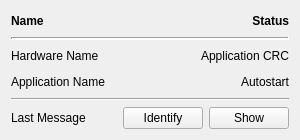
<?xml version="1.0" encoding="UTF-8"?>
<ui version="4.0">
 <class>BusDeviceWidget</class>
 <widget class="QWidget" name="BusDeviceWidget">
  <property name="geometry">
   <rect>
    <x>0</x>
    <y>0</y>
    <width>300</width>
    <height>140</height>
   </rect>
  </property>
  <layout class="QVBoxLayout" name="verticalLayout">
   <item>
    <layout class="QHBoxLayout" name="horizontalLayout">
     <item>
      <widget class="QLabel" name="deviceNameLabel">
       <property name="font">
        <font>
         <bold>true</bold>
        </font>
       </property>
       <property name="text">
        <string>Name</string>
       </property>
      </widget>
     </item>
     <item>
      <widget class="QLabel" name="appStatusLabel">
       <property name="font">
        <font>
         <bold>true</bold>
        </font>
       </property>
       <property name="text">
        <string>Status</string>
       </property>
       <property name="alignment">
        <set>Qt::AlignRight|Qt::AlignTrailing|Qt::AlignVCenter</set>
       </property>
      </widget>
     </item>
    </layout>
   </item>
   <item>
    <widget class="Line" name="line">
     <property name="lineWidth">
      <number>2</number>
     </property>
     <property name="orientation">
      <enum>Qt::Horizontal</enum>
     </property>
    </widget>
   </item>
   <item>
    <layout class="QGridLayout" name="gridLayout_2">
     <item row="0" column="1">
      <spacer name="horizontalSpacer_3">
       <property name="orientation">
        <enum>Qt::Horizontal</enum>
       </property>
       <property name="sizeHint" stdset="0">
        <size>
         <width>40</width>
         <height>20</height>
        </size>
       </property>
      </spacer>
     </item>
     <item row="1" column="2">
      <widget class="QLabel" name="label_autostart">
       <property name="text">
        <string>Autostart</string>
       </property>
       <property name="alignment">
        <set>Qt::AlignRight|Qt::AlignTrailing|Qt::AlignVCenter</set>
       </property>
      </widget>
     </item>
     <item row="1" column="0">
      <widget class="QLabel" name="applicationNameLabel">
       <property name="text">
        <string>Application Name</string>
       </property>
      </widget>
     </item>
     <item row="0" column="2">
      <widget class="QLabel" name="label_applicationCRC">
       <property name="text">
        <string>Application CRC</string>
       </property>
       <property name="alignment">
        <set>Qt::AlignRight|Qt::AlignTrailing|Qt::AlignVCenter</set>
       </property>
      </widget>
     </item>
     <item row="0" column="0">
      <widget class="QLabel" name="hardwareNameLabel">
       <property name="text">
        <string>Hardware Name</string>
       </property>
      </widget>
     </item>
     <item row="1" column="1">
      <spacer name="horizontalSpacer_2">
       <property name="orientation">
        <enum>Qt::Horizontal</enum>
       </property>
       <property name="sizeType">
        <enum>QSizePolicy::Fixed</enum>
       </property>
       <property name="sizeHint" stdset="0">
        <size>
         <width>20</width>
         <height>20</height>
        </size>
       </property>
      </spacer>
     </item>
    </layout>
   </item>
   <item>
    <widget class="Line" name="line_2">
     <property name="orientation">
      <enum>Qt::Horizontal</enum>
     </property>
    </widget>
   </item>
   <item>
    <layout class="QHBoxLayout" name="horizontalLayout_3">
     <item>
      <widget class="QLabel" name="lastHeartbeatLabel">
       <property name="text">
        <string>Last Message</string>
       </property>
      </widget>
     </item>
     <item>
      <spacer name="horizontalSpacer_4">
       <property name="orientation">
        <enum>Qt::Horizontal</enum>
       </property>
       <property name="sizeHint" stdset="0">
        <size>
         <width>40</width>
         <height>20</height>
        </size>
       </property>
      </spacer>
     </item>
     <item>
      <widget class="QPushButton" name="identifyButton">
       <property name="text">
        <string>Identify</string>
       </property>
      </widget>
     </item>
     <item>
      <widget class="QPushButton" name="showButton">
       <property name="text">
        <string>Show</string>
       </property>
      </widget>
     </item>
    </layout>
   </item>
  </layout>
 </widget>
 <resources/>
 <connections/>
</ui>
